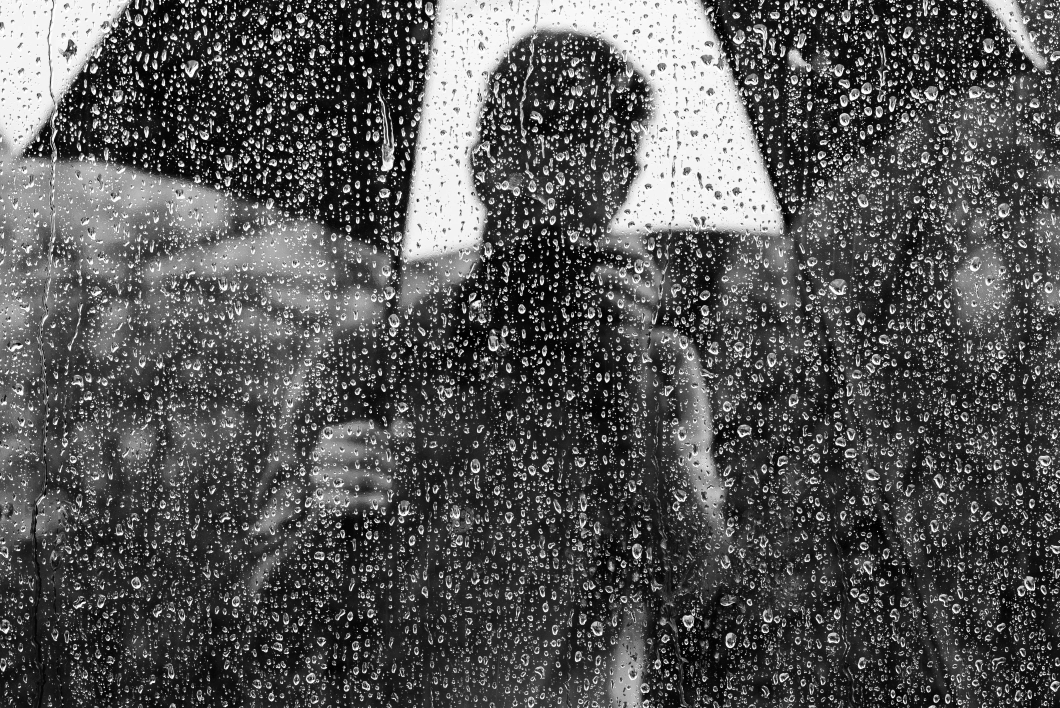
#> input picture images/img3.jpg, 4240 x 2832 px, found by its file name (shown at 1/4 size)
$ python cv.py
#> lines starting #> are read from the running program, lines starting #| are printed output that depends on the picture
# import numpy as np
# import cv2 as cv

import numpy
import cv2
from numpy import linalg as LA


# [7 lines of commented-out code are left out]

def haar(n):
    if n == 1:
        return numpy.array([[1]])
    half = n // 2
    H = haar(half)
    I = numpy.identity(half, dtype = numpy.int16)
    left = numpy.kron(H, numpy.array([[1], [1]]))
    right = numpy.kron(I, numpy.array([[1], [-1]]))
    merged = numpy.concatenate((left, right), axis=1)
    norm = LA.norm(merged, axis=0)
    merged = numpy.divide(merged, norm)
    return merged

def chop(img, start=500, length = 9):
    return img[start: start + 2 ** length, start: start + 2 ** length]

def compress(img, k = 1):
    upper_left = img[: 2 ** k, : 2 ** k]
    return upper_left

def scale_up(upper_left, shape):
    compressed = numpy.zeros(shape, numpy.int64)
    compressed[: upper_left.shape[0], : upper_left.shape[1]] = upper_left
    return compressed


def main():
    n = int(input("type a natural number and press enter: "))
#> the answer given: 3
    img = cv2.imread(r"C:\Users\LG\Desktop\Projects\img-compression\images\img3.jpg", cv2.IMREAD_GRAYSCALE)
#> img is the input picture: shape (2832, 4240); min 0, max 255, mean 85.7
    img_chopped = chop(img)
#> in chop, `return img[start: start + 2 ** length, start: start + 2 ** length]`:
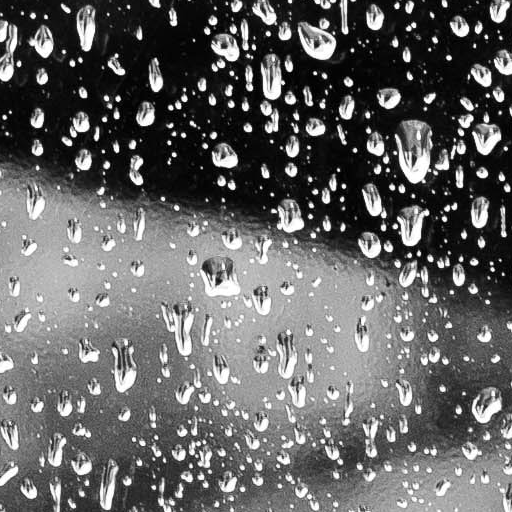
#> returned value: shape (512, 512); min 0, max 255, mean 99.8
    print(img_chopped.shape)
#| (512, 512)
    print(img_chopped)
#> (printed output is left out)
    shape = img_chopped.shape
#> shape = (512, 512)
    H = haar(2**9)
    H_t = H.transpose()
    transformed = numpy.matmul(numpy.matmul(H_t, img_chopped), H)
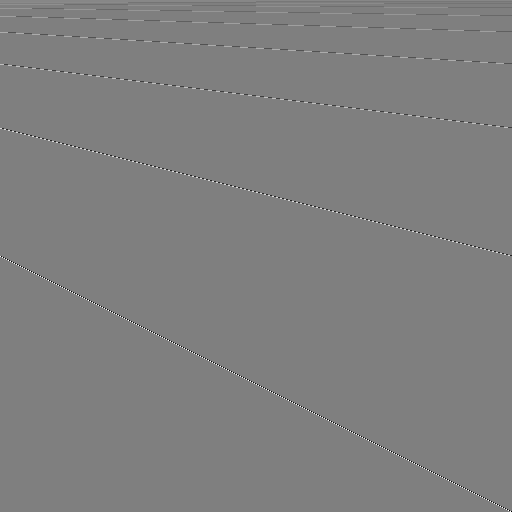
#> H_t: shape (512, 512) float64; min -0.707, max 0.707, mean 8.63e-05; drawn with min black and max white
    upper_left = compress(transformed, 2 ** 9)
    upper_left_with_zeros = scale_up(upper_left, shape)
    result = numpy.matmul(numpy.matmul(H, upper_left_with_zeros), H_t)
    print(result.shape)
#| (512, 512)
    print(result)
#> (printed output is left out)
    # int_result = result.astype(numpy.int16)
    # print(int_result.shape)
    # print(int_result)


    cv2.imshow("original", img_chopped)
    cv2.imshow("compressed", result)
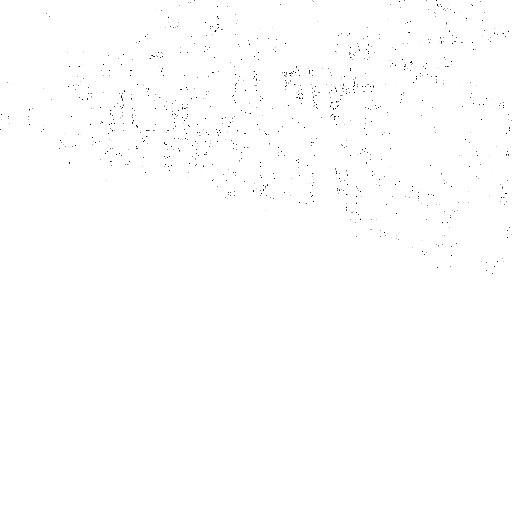
#> window 'compressed': shape (512, 512); min 0, max 255, mean 254.3
    cv2.waitKey(0)
    cv2.destroyAllWindows()


main()


# [49 lines of commented-out code are left out]

$ run again, with images/img1.jpg copied over images/img3.jpg
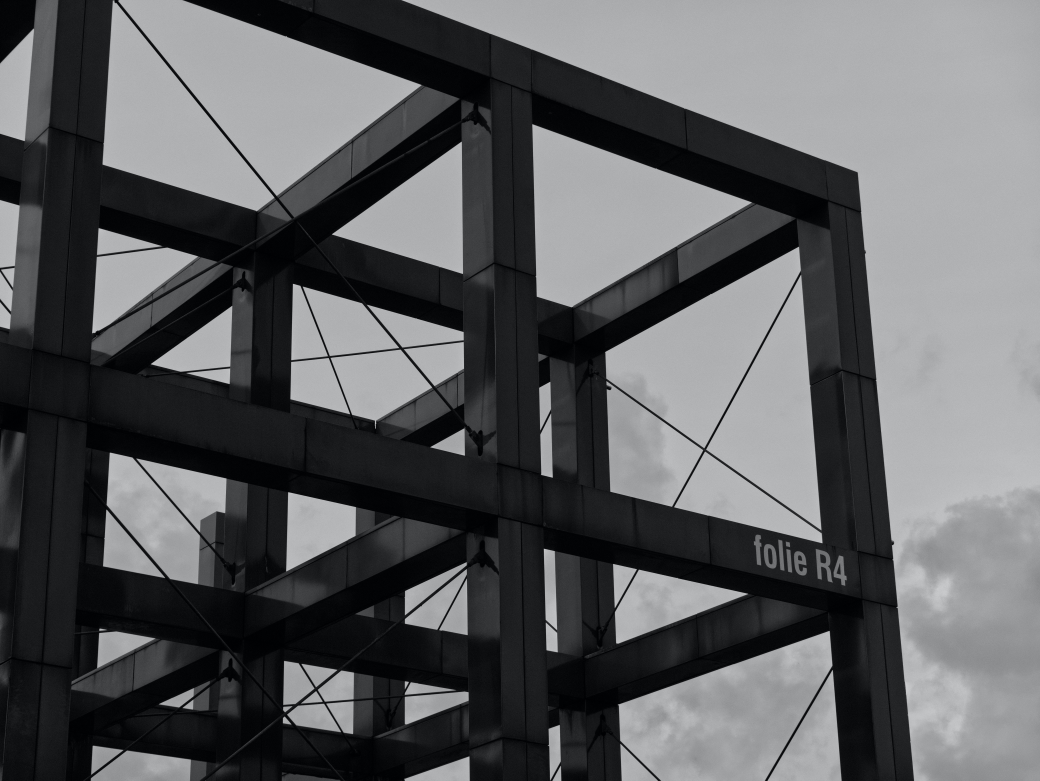
#> input picture images/img1.jpg, 5200 x 3904 px, found by its file name (shown at 1/5 size)
#> in chop, `return img[start: start + 2 ** length, start: start + 2 ** length]`:
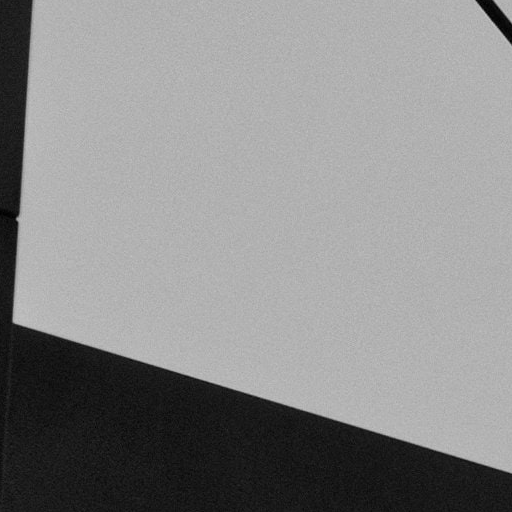
#> returned value: shape (512, 512); min 0, max 199, mean 138.4
#| (512, 512)
#> (printed output is left out)
#| (512, 512)
#> (printed output is left out)

$ run again, with images/img2.jpg copied over images/img3.jpg
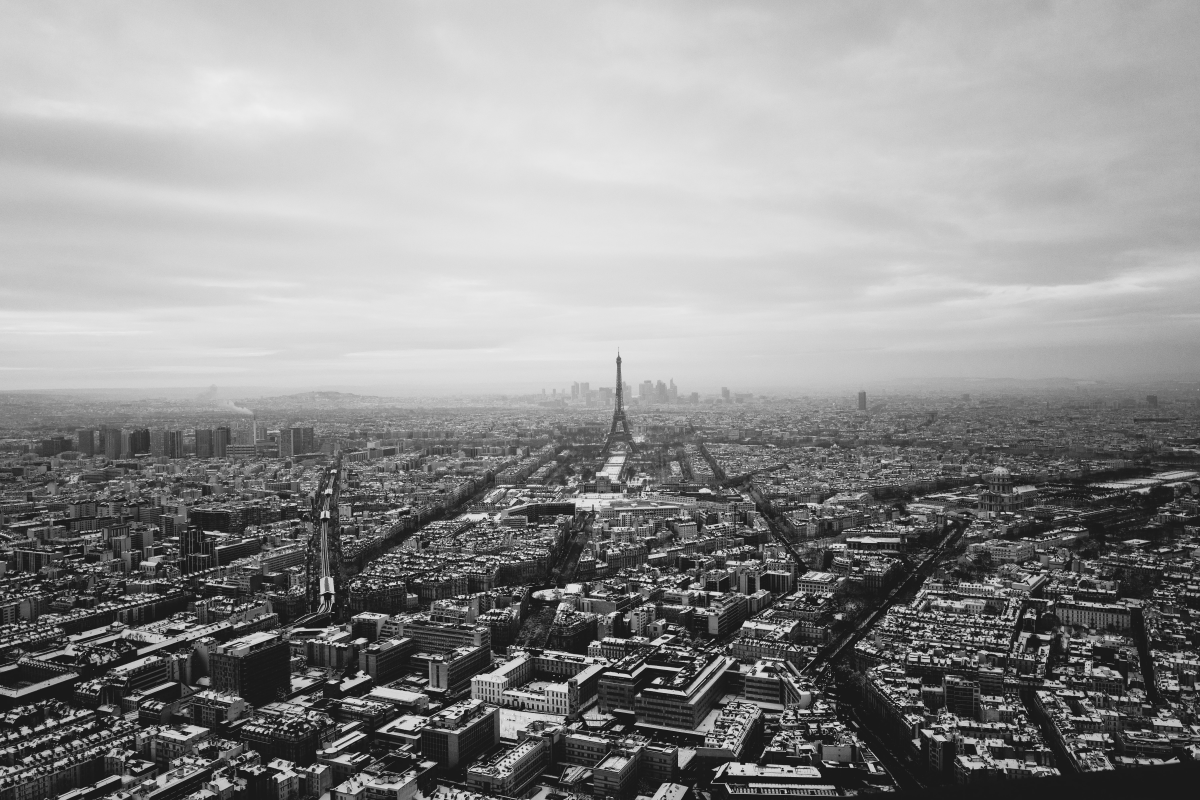
#> input picture images/img2.jpg, 6000 x 4000 px, found by its file name (shown at 1/5 size)
#> in main, img is the input picture: shape (4000, 6000); min 2, max 255, mean 143.4
#> in chop, `return img[start: start + 2 ** length, start: start + 2 ** length]`:
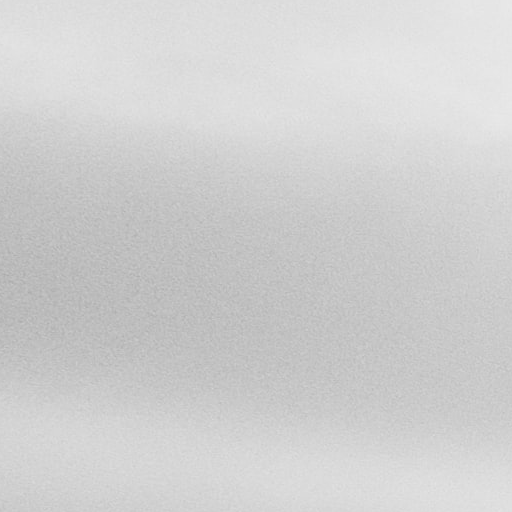
#> returned value: shape (512, 512); min 171, max 233, mean 207.7
#| (512, 512)
#> (printed output is left out)
#| (512, 512)
#> (printed output is left out)
